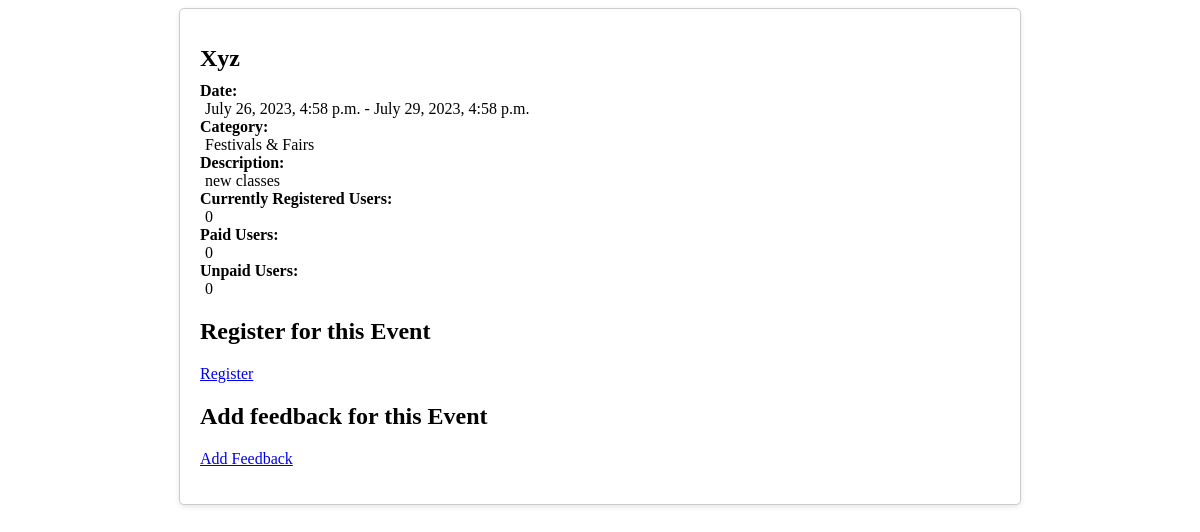
Screenshot of /event_detail/4/ with the database file from the repository.
### home/models.py (models this page shows, shortened)
class Event(models.Model):
    CATEGORY_CHOICES = (
        ('Concerts', 'Concerts'),
        ('Classes & Workshops', 'Classes & Workshops'),
        ('Corporate Events', 'Corporate Events'),
        ('Festivals & Fairs', 'Festivals & Fairs'),
    )
    title = models.CharField(max_length=200, null=True, blank=True)
    description = models.TextField(max_length=200, null=True)
    category = models.CharField(max_length=20, choices=CATEGORY_CHOICES,null=True)
    price= models.IntegerField( null=True)
    start_date = models.DateTimeField(null= True)
    end_date = models.DateTimeField(null=True)

### home/views.py (the view)
# urls.py: path('event_detail/<int:event_id>/', views.event_detail, name='event_detail'),
def event_detail(request, event_id):
    events= Event.objects.all()
    event = Event.objects.get(id=event_id)
    registered_users = EventRegistration.objects.filter(event=event)
    paid_users = registered_users.filter(is_paid=True)
    unpaid_users = registered_users.filter(is_paid=False)
    return render(request, 'home/event_detail.html', {'event': event, 'registered_users': registered_users, 'paid_users': paid_users, 'unpaid_users': unpaid_users, 'events':events})

### home/templates/home/event_detail.html (shortened to what this page needs)
{% load static %}
<!DOCTYPE html>
<html>
<head>
    <link rel="stylesheet" type="text/css" href="{% static 'css/event_detail.css' %}">
</head>
<body>
    <div class="event-detail-container">
        <h1 class="event-title">{{ event.title }}</h1>
        <div class="event-info">
            <p class="info-label">Date:</p>
            <p class="info-value">{{ event.start_date }} - {{ event.end_date }}</p>
            <p class="info-label">Category:</p>
            <p class="info-value">{{ event.category }}</p>
            <p class="info-label">Description:</p>
            <p class="info-value">{{ event.description }}</p>
            <p class="info-label">Currently Registered Users: </p>
            <p class="info-value">{{ registered_users.count }}</p>
            <p class="info-label">Paid Users: </p>
            <p class="info-value">{{ paid_users.count }}</p>
            <p class="info-label">Unpaid Users: </p>
            <p class="info-value">{{ unpaid_users.count }}</p>
        </div>
        <div class="registration-form">
            <h2>Register for this Event</h2>
            <p><a href="{% url 'event_registration' event.id %}">Register</a></p>
        </div>
        <div class="registration-form">
          <h2>Add feedback for this Event</h2>
          <p><a href="{% url 'event_feedback' event.id %}">Add Feedback</a></p>
      </div>
    </div>
</body>
</html>

### static/css/event_detail.css (style rules this page uses)
.event-detail-container { max-width: 800px; margin: 0 auto; padding: 20px; background-color: #ffffff; border: 1px solid #ccc; border-radius: 5px; box-shadow: 0 2px 5px rgba(0, 0, 0, 0.1); }
.event-title { font-size: 24px; margin-bottom: 10px; }
.event-info { margin-bottom: 20px; }
.event-info p { margin: 0; }
.event-info .info-label { font-weight: bold; }
.event-info .info-value { margin-left: 5px; }
.registration-form { margin-top: 20px; }

### rows the page displays
Event: title "Xyz", start_date "July 26, 2023, 4:58 p.m.", end_date "July 29, 2023, 4:58 p.m.", category "Festivals & Fairs", description "new classes"

### other values shown
{{ registered_users.count }} "0"
{{ paid_users.count }} "0"
{{ unpaid_users.count }} "0"
